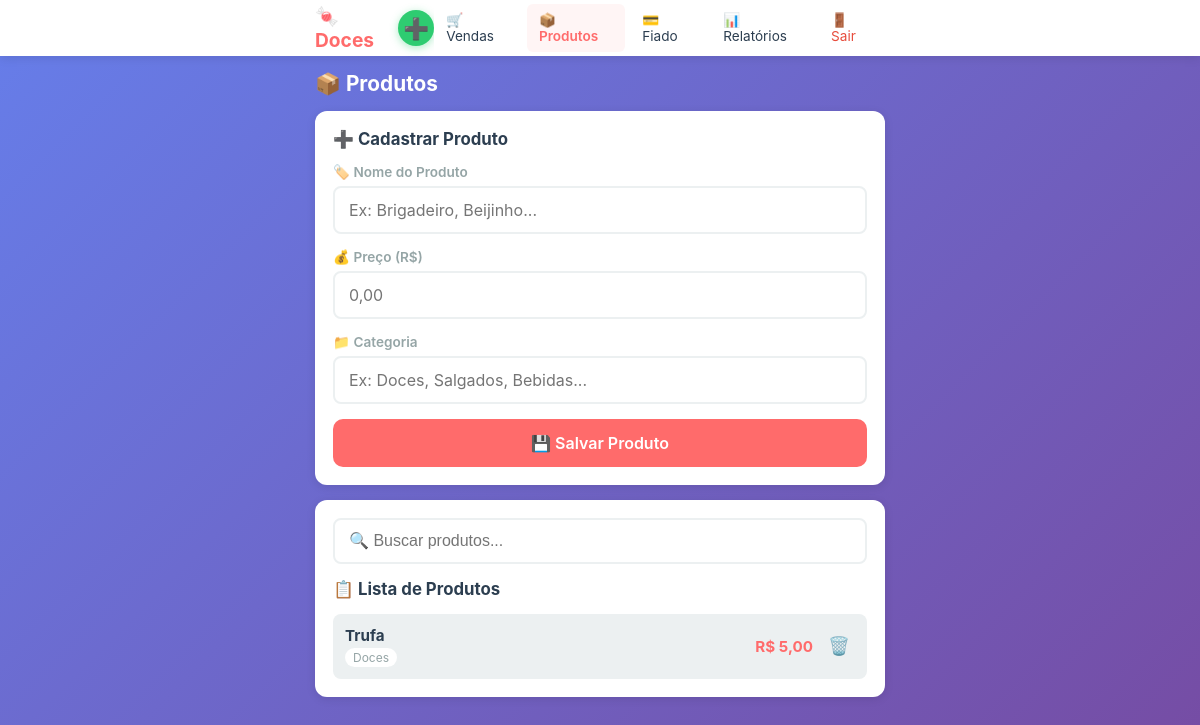
Page /produtos (signed in) on the committed database.
### app.py (models this page shows)
class Produto(db.Model):
    __tablename__ = 'produtos'
    id = db.Column(db.Integer, primary_key=True)
    nome = db.Column(db.String(100), nullable=False)
    preco = db.Column(db.Float, nullable=False)
    categoria = db.Column(db.String(50), default='')
    ativo = db.Column(db.Boolean, default=True)
    created_at = db.Column(db.DateTime, default=datetime.now)

### app.py (the view)
@app.route('/produtos')
@login_required
def produtos():
    produtos = Produto.query.order_by(Produto.nome).all()
    return render_template('produtos.html', produtos=produtos)

### app.py (called while the page is built)
def login_required(f):
    @wraps(f)
    def decorated_function(*args, **kwargs):
        if 'logged_in' not in session:
            return redirect(url_for('login'))
        return f(*args, **kwargs)
    return decorated_function

def formatar_br(valor):
    return f"{valor:,.2f}".replace(",", "X").replace(".", ",").replace("X", ".")

@app.template_filter('moeda_br')
def moeda_br_filter(valor):
    return formatar_br(valor)

### templates/produtos.html (shortened to what this page needs)
{% extends "base.html" %}
{% block content %}
<div class="page-header">
    <h2>📦 Produtos</h2>
</div>
<div class="card">
    <h3>➕ Cadastrar Produto</h3>
    <div class="form-group">
        <label>🏷️ Nome do Produto</label>
        <input type="text" id="nomeProduto" placeholder="Ex: Brigadeiro, Beijinho...">
    </div>
    <div class="form-group">
        <label>💰 Preço (R$)</label>
        <input type="text" id="precoProduto" placeholder="0,00" oninput="formatarInputMoeda(this)">
    </div>
    <div class="form-group">
        <label>📁 Categoria</label>
        <input type="text" id="categoriaProduto" placeholder="Ex: Doces, Salgados, Bebidas...">
    </div>
    <button class="btn btn-primary btn-full" onclick="salvarProduto()">💾 Salvar Produto</button>
</div>
<div class="card">
    <div class="busca-container">
        <input type="text" id="buscaProduto" placeholder="🔍 Buscar produtos..." onkeyup="filtrarProdutos()">
    </div>
    <h3>📋 Lista de Produtos</h3>
    <div id="listaProdutos" class="lista-produtos">
        {% for produto in produtos %}
        <div class="produto-item" data-nome="{{ produto.nome.lower() }}">
            <div class="produto-info">
                <strong>{{ produto.nome }}</strong>
                <span class="categoria">{{ produto.categoria }}</span>
            </div>
            <div class="produto-actions">
                <span class="preco">R$ {{ produto.preco|moeda_br }}</span>
                <button class="btn-icon" onclick="excluirProduto({{ produto.id }})">🗑️</button>
            </div>
        </div>
        {% else %}
        <p class="empty">Nenhum produto cadastrado</p>
        {% endfor %}
    </div>
</div>
{% endblock %}

### static/css/style.css (style rules this page uses)
:root { --primary: #FF6B6B; --primary-dark: #EE5A5A; --secondary: #4ECDC4; --success: #2ECC71; --warning: #F39C12; --danger: #E74C3C; --dark: #2C3E50; --gray: #95A5A6; --light: #ECF0F1; --white: #FFFFFF; --shadow: 0 2px 10px rgba(0,0,0,0.1); --radius: 12px; }
* { margin: 0; padding: 0; box-sizing: border-box; -webkit-tap-highlight-color: transparent; }
body { font-family: -apple-system, BlinkMacSystemFont, 'Segoe UI', Roboto, sans-serif; background: linear-gradient(135deg, #667eea 0%, #764ba2 100%); min-height: 100vh; color: var(--dark); padding-bottom: 20px; }
.page-header { margin-bottom: 15px; }
.page-header h2 { font-size: 1.3rem; color: var(--white); margin-bottom: 5px; }
.card { background: var(--white); border-radius: var(--radius); padding: 18px; margin-bottom: 15px; box-shadow: var(--shadow); }
.card h3 { font-size: 1.05rem; margin-bottom: 15px; color: var(--dark); display: flex; align-items: center; gap: 8px; }
.form-group { margin-bottom: 15px; }
.form-group label { display: block; font-size: 0.85rem; font-weight: 600; color: var(--gray); margin-bottom: 6px; }
.form-group input, .form-group select { width: 100%; padding: 12px 14px; border: 2px solid var(--light); border-radius: 8px; font-size: 1rem; font-family: inherit; transition: border-color 0.2s; background: var(--white); }
.btn { display: inline-flex; align-items: center; justify-content: center; gap: 8px; padding: 14px 20px; border: none; border-radius: 10px; font-size: 1rem; font-weight: 600; cursor: pointer; transition: all 0.2s; font-family: inherit; }
.btn-primary { background: var(--primary); color: var(--white); }
.btn-full { width: 100%; }
.btn-icon { background: none; border: none; font-size: 1.1rem; cursor: pointer; padding: 5px; }
.busca-container { margin-bottom: 15px; }
.busca-container input { width: 100%; padding: 12px 14px; border: 2px solid var(--light); border-radius: 8px; font-size: 1rem; }
.lista-produtos, .lista-vendas, .lista-clientes, .lista-fiado { display: flex; flex-direction: column; gap: 10px; }
.produto-item { display: flex; justify-content: space-between; align-items: center; padding: 12px; background: var(--light); border-radius: 8px; }
.produto-info { display: flex; flex-direction: column; gap: 3px; }
.produto-info strong { font-size: 0.95rem; }
.categoria { font-size: 0.75rem; color: var(--gray); background: var(--white); padding: 2px 8px; border-radius: 10px; display: inline-block; width: fit-content; }
.produto-actions { display: flex; align-items: center; gap: 10px; }
.preco { font-weight: bold; color: var(--primary); font-size: 0.95rem; }
.card { animation: fadeIn 0.3s ease; }

### rows in the picture
Produto: nome "Trufa", categoria "Doces", preco|moeda_br "5,00"
